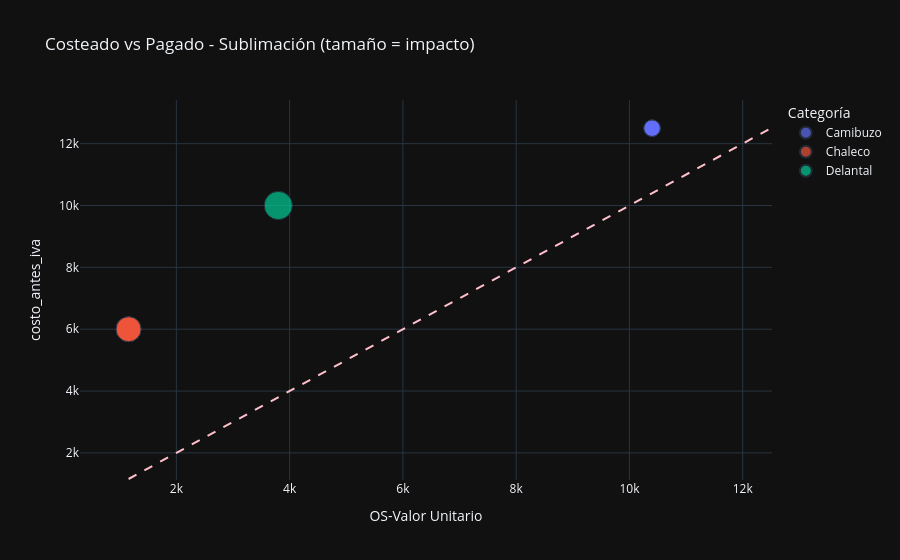

Notebook code for this chart:
### Code cell
# Filtramos el DF para obtener solo los datos de sublimación.
df_subl = df_costos[df_costos['Proceso Producción'] == 'Sublimación'].copy()

# Definimos una columna de estado para tener el contexto de qué significa cada punto en la gráfica.
df_subl['estado'] = df_subl.apply(
    lambda 
    x: 'Ahorro' 
    if x['OS-Valor Unitario'] < x['costo_antes_iva'] 
    else 'Sobrecosto',
    axis=1
)


fig_subl= px.scatter(
    df_subl,
    x='OS-Valor Unitario',
    y='costo_antes_iva',
    color='Categoría',
    template='plotly_dark',
    #color_discrete_map={'Ahorro': 'green', 'Sobrecosto': 'red'},
    size=abs(df_subl['costo_antes_iva'] - df_subl['OS-Valor Unitario']),
    title='Costeado vs Pagado - Sublimación (tamaño = impacto)'
)

min_val = min(df_subl['costo_antes_iva'].min(), df_subl['OS-Valor Unitario'].min())
max_val = max(df_subl['costo_antes_iva'].max(), df_subl['OS-Valor Unitario'].max())

fig_subl.add_shape(
    type="line",
    x0=min_val, y0=min_val,
    x1=max_val, y1=max_val,
    line=dict(color="pink", dash="dash")
)

fig_subl.show()

### Figure 1 — Plotly figure (JSON) as saved in the notebook; plotly's stock layout.template omitted (floating-point values rounded to 4 significant figures)
{"data": [{"hovertemplate": "Categoría=Camibuzo<br>OS-Valor Unitario=%{x}<br>costo_antes_iva=%{y}<br>size=%{marker.size}<extra></extra>", "legendgroup": "Camibuzo", "marker": {"color": "#636efa", "size": [2100.0, 2100.0, 2100.0, 2100.0, 2100.0, 2100.0, 2100.0, 2100.0, 2100.0], "sizemode": "area", "sizeref": 15.5, "symbol": "circle"}, "mode": "markers", "name": "Camibuzo", "orientation": "v", "showlegend": true, "type": "scatter", "x": [10400.0, 10400.0, 10400.0, 10400.0, 10400.0, 10400.0, 10400.0, 10400.0, 10400.0], "xaxis": "x", "y": [12500.0, 12500.0, 12500.0, 12500.0, 12500.0, 12500.0, 12500.0, 12500.0, 12500.0], "yaxis": "y"}, {"hovertemplate": "Categoría=Chaleco<br>OS-Valor Unitario=%{x}<br>costo_antes_iva=%{y}<br>size=%{marker.size}<extra></extra>", "legendgroup": "Chaleco", "marker": {"color": "#EF553B", "size": [4844.0, 4844.0, 4844.0, 4844.0], "sizemode": "area", "sizeref": 15.5, "symbol": "circle"}, "mode": "markers", "name": "Chaleco", "orientation": "v", "showlegend": true, "type": "scatter", "x": [1156.0, 1156.0, 1156.0, 1156.0], "xaxis": "x", "y": [6000.0, 6000.0, 6000.0, 6000.0], "yaxis": "y"}, {"hovertemplate": "Categoría=Delantal<br>OS-Valor Unitario=%{x}<br>costo_antes_iva=%{y}<br>size=%{marker.size}<extra></extra>", "legendgroup": "Delantal", "marker": {"color": "#00cc96", "size": [6200.0], "sizemode": "area", "sizeref": 15.5, "symbol": "circle"}, "mode": "markers", "name": "Delantal", "orientation": "v", "showlegend": true, "type": "scatter", "x": [3800.0], "xaxis": "x", "y": [10000.0], "yaxis": "y"}], "layout": {"legend": {"itemsizing": "constant", "title": {"text": "Categoría"}, "tracegroupgap": 0}, "shapes": [{"line": {"color": "pink", "dash": "dash"}, "type": "line", "x0": 1156, "x1": 12500, "y0": 1156, "y1": 12500}], "title": {"text": "Costeado vs Pagado - Sublimación (tamaño = impacto)"}, "xaxis": {"anchor": "y", "domain": [0, 1], "title": {"text": "OS-Valor Unitario"}}, "yaxis": {"anchor": "x", "domain": [0, 1], "title": {"text": "costo_antes_iva"}}}}
